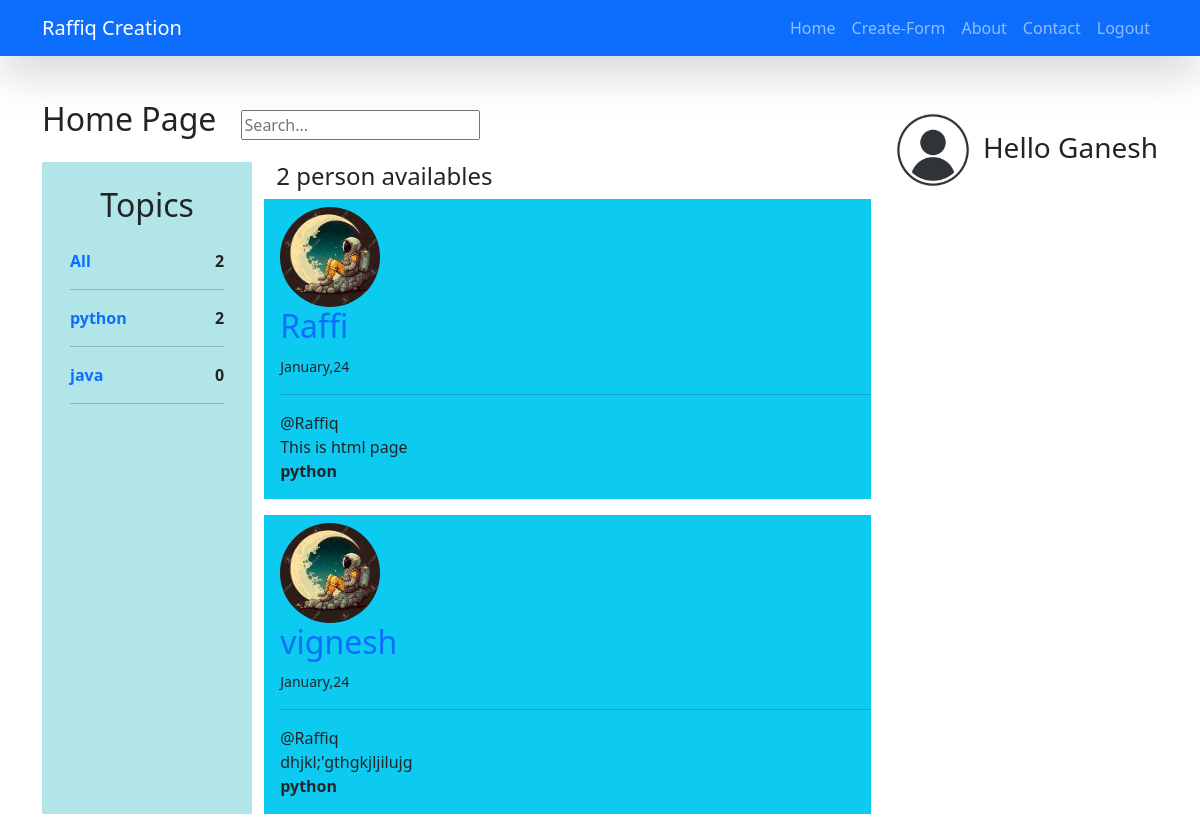
Screenshot of / (signed in) with the database file from the repository.
### app1/models.py (models this page shows, shortened)
class Profile(models.Model):
    connect = models.OneToOneField(User, on_delete=models.CASCADE)
    img = models.ImageField(default ='2.jpg', upload_to='profile_pics')

class Topic(models.Model):
    do =  [
        ('python', 'Python'),
        ('java', 'Java'),
        ('javascript', 'JavaScript'),
        ('html', 'HTML'),
        ('c++', 'C++'),
        ('php', 'PHP'),
        ('ruby', 'Ruby'),
        ('swift', 'Swift'),
        ('typescript', 'TypeScript'),
        ('aws', 'aws'),
    ]
    name = models.CharField(max_length=50, choices = do)
    def __str__(self):
        return self.name

class Room(models.Model):
    host = models.ForeignKey(User, on_delete=models.SET_NULL, null=True)
    topic = models.ForeignKey(Topic, on_delete=models.SET_NULL, null=True)
    name = models.CharField(max_length=40)
    description = models.TextField(null=True, blank=True)
    updated = models.DateTimeField(auto_now=True)
    created = models.DateTimeField(auto_now_add=True)

### app1/views.py (the view)
# urls.py: 2. Add a URL to urlpatterns:  path('', views.home, name='home')
def home(request):
    q = request.GET.get('q') if request.GET.get('q') != None else ''
    obj = Room.objects.filter(Q(topic__name__icontains =q) |
                              Q(name__icontains =q)|
                              Q(description__icontains=q))
    topic = Topic.objects.all()
    obj_count = obj.count()
    pro = Profile.objects.all()
    mess = Message.objects.all()
    context = {'key':obj,'topic':topic , 'obj_count':obj_count, 'pro':pro, 'mess':mess}
    return render(request,'app1/home.html',context)

### templates/app1/home.html (shortened to what this page needs)
{% extends 'app1/base.html' %}
{% block content %}
    <div class="container mb-3" >
        <h2 style="display: inline-block;">Home Page</h2>
        <form method="GET"   action="{% url 'home' %}" style="display: inline-block; margin-left: 20px;">
            <input type="text" name="q" placeholder="Search..." >
        </form>
        {% if user.is_authenticated %}
        <h3 style="display: inline-block; float: right;"><a href="{% url 'profile_details' %}">
            <img src='{{user.profile.img.url}}'  class="rounded-circle" style="width: 100px; height: 100px;" ></a>Hello {{user}}</h3>
        {% endif %}
    </div>
<div class="container">
    <div class="row">
        <div class="col-3 py-4 mb-3" style="background-color: rgb(178, 229, 231);">
            <div class="px-3 ">
               <center> <h2>Topics</h2></center>
            </div>
            <div class="px-3 pt-3">
                <b><a style="text-decoration: none;;" href="{% url 'home' %}">All</a> <span style="float: right;">{{topic.count}}</span></b>
                <hr>
            </div>
            {% for i in topic %}
            <div class="px-3">
                <b><a style="text-decoration: none;" href="{% url 'home'%}?q={{i.name}}">{{i.name}}</a><span style="float: right;">{{i.room_set.all.count}}</span></b>
                <hr>
            </div>
            {% endfor %}
        </div>
        <div class="col">
            <div class="container">
                <h4>{{obj_count}} person availables</h4>
            </div>
                    <div>
                    {% if key %}
                        {% for i in key %}
                        <div class="bg-info ps-3 pt-2">
                            <img src='{{i.host.profile.img.url}}'  class="rounded-circle" style="width: 100px; height: 100px;" >
                            <h2><a href="{% url 'owner' i.id %}" style="text-decoration: none;">{{i.name}}</a></h2>
                            <small>{{i.created| date:'F,y'}}</small>
                            <hr>
                            <p class="pb-3">
                            @{{i.host}}<br>
                            {{i.description}}<br>
                            <b>{{i.topic}}</b>
                            </p>
                        </div>
                        {% endfor %}
                    {% endif %}
                </div>
        </div>
    </div>
</div>
{% endblock %}

### templates/app1/base.html (shortened to what this page needs)
<!doctype html>
<html lang="en">
<head>
  <link href="https://cdn.jsdelivr.net/npm/bootstrap@5.3.1/dist/css/bootstrap.min.css" rel="stylesheet">
</head>
<body>
  <header class="mb-5">
    <nav class="navbar navbar-dark navbar-expand-lg bg-primary shadow-lg fixed-top" >
        <div class="container">
            <a href="/" class="navbar-brand">Raffiq Creation</a>
            <div class="collapse navbar-collapse" id="me">
                <ul class="navbar-nav ms-auto" >
                  {% if user.is_authenticated %}
                    <li class="nav-item">
                        <a href="{% url 'home' %}" class="nav-link">Home</a>
                    </li>
                    <li class="nav-item">
                        <a href="{% url 'create' %}" class="nav-link">Create-Form</a>
                    </li>
                    <li class="nav-item">
                        <a href="#" class="nav-link">About</a>
                    </li>
                    <li class="nav-item">
                        <a href="#" class="nav-link">Contact</a>
                    </li>
                    <li class="nav-item">
                      <a href="{% url 'logout' %}" class="nav-link">Logout</a>
                    </li>
                    {% endif %}
                </ul>
            </div>
        </div>
    </nav>
  </header>
  <main style="margin-top: 100px;">
    {% block content %}
    {% endblock %}
</main>
</body>
</html>

### rows the page displays
Topic: name "python", room_set.all.count "2"
Topic: name "java", room_set.all.count "0"
Room: host.profile.img (picture), name "Raffi", created "January,24", host "Raffiq", description "This is html page", topic "python"
Room: host.profile.img (picture), name "vignesh", created "January,24", host "Raffiq", description "dhjkl;'gthgkjljilujg", topic "python"

### other values shown
{{ user }} "Ganesh"
{{ topic.count }} "2"
{{ obj_count }} "2"
